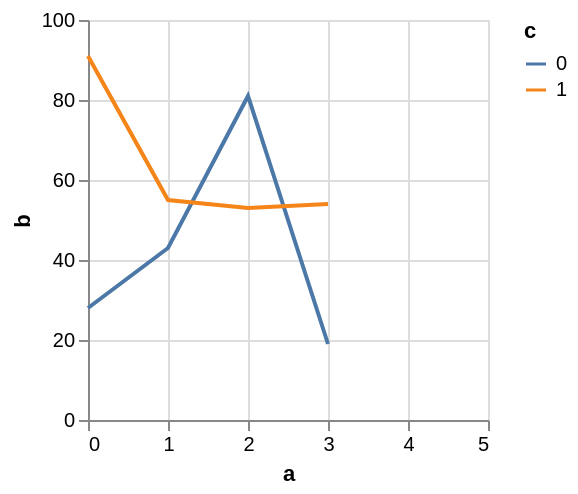

Here is the Vega-Lite specification saved for this chart:
### Vega specification from a JSON file in a GitHub repository (floating-point values rounded to 4 significant figures)
{"$schema": "https://vega.github.io/schema/vega/v5.json", "autosize": "pad", "padding": 5, "width": 200, "height": 200, "style": "cell", "data": [{"name": "source_0", "values": [{"a": 0, "b": 28, "c": 0}, {"a": 0, "b": 91, "c": 1}, {"a": 1, "b": 43, "c": 0}, {"a": 1, "b": 55, "c": 1}, {"a": 2, "b": 81, "c": 0}, {"a": 2, "b": 53, "c": 1}, {"a": 3, "b": 19, "c": 0}]}, {"name": "data_0", "source": "source_0", "transform": [{"type": "formula", "expr": "toNumber(datum[\"a\"])", "as": "a"}, {"type": "impute", "field": "b", "key": "a", "method": "value", "groupby": ["c"], "value": null}, {"type": "window", "as": ["imputed_b_value"], "ops": ["mean"], "fields": ["b"], "frame": [-2, 2], "ignorePeers": false, "groupby": ["c"]}, {"type": "formula", "expr": "datum.b === null ? datum.imputed_b_value : datum.b", "as": "b"}]}], "marks": [{"name": "pathgroup", "type": "group", "from": {"facet": {"name": "faceted_path_main", "data": "data_0", "groupby": ["c"]}}, "encode": {"update": {"width": {"field": {"group": "width"}}, "height": {"field": {"group": "height"}}}}, "marks": [{"name": "marks", "type": "line", "style": ["line"], "sort": {"field": "datum[\"a\"]"}, "from": {"data": "faceted_path_main"}, "encode": {"update": {"stroke": {"scale": "color", "field": "c"}, "x": {"scale": "x", "field": "a"}, "y": {"scale": "y", "field": "b"}, "defined": {"signal": "datum[\"a\"] !== null && !isNaN(datum[\"a\"]) && datum[\"b\"] !== null && !isNaN(datum[\"b\"])"}}}}]}], "scales": [{"name": "x", "type": "linear", "domain": {"data": "data_0", "field": "a"}, "range": [0, {"signal": "width"}], "nice": 1, "zero": false}, {"name": "y", "type": "linear", "domain": {"data": "data_0", "field": "b"}, "range": [{"signal": "height"}, 0], "nice": true, "zero": true}, {"name": "color", "type": "ordinal", "domain": {"data": "data_0", "field": "c", "sort": true}, "range": "category"}], "axes": [{"scale": "x", "orient": "bottom", "gridScale": "y", "grid": true, "tickCount": {"signal": "ceil(width/40)"}, "domain": false, "labels": false, "maxExtent": 0, "minExtent": 0, "ticks": false, "zindex": 0}, {"scale": "y", "orient": "left", "gridScale": "x", "grid": true, "tickCount": {"signal": "ceil(height/40)"}, "domain": false, "labels": false, "maxExtent": 0, "minExtent": 0, "ticks": false, "zindex": 0}, {"scale": "x", "orient": "bottom", "grid": false, "title": "a", "labelFlush": true, "labelOverlap": true, "tickCount": {"signal": "ceil(width/40)"}, "zindex": 0}, {"scale": "y", "orient": "left", "grid": false, "title": "b", "labelOverlap": true, "tickCount": {"signal": "ceil(height/40)"}, "zindex": 0}], "legends": [{"stroke": "color", "gradientLength": {"signal": "clamp(height, 64, 200)"}, "symbolType": "stroke", "title": "c"}]}
